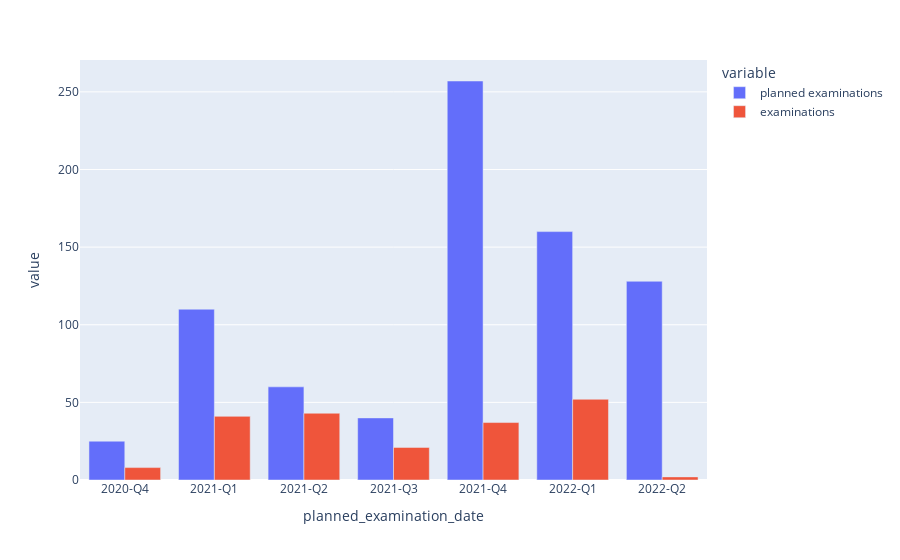

Write notebook code for a chart like this one.
### Code cell
f4 = px.bar(df_frequency, barmode='group')
f4.show()

### Figure 1 — Plotly figure (JSON) as saved in the notebook; plotly's stock layout.template omitted (floating-point values rounded to 4 significant figures)
{"data": [{"alignmentgroup": "True", "hovertemplate": "variable=planned examinations<br>planned_examination_date=%{x}<br>value=%{y}<extra></extra>", "legendgroup": "planned examinations", "marker": {"color": "#636efa", "pattern": {"shape": ""}}, "name": "planned examinations", "offsetgroup": "planned examinations", "orientation": "v", "showlegend": true, "textposition": "auto", "type": "bar", "x": ["2020-Q4", "2021-Q1", "2021-Q2", "2021-Q3", "2021-Q4", "2022-Q1", "2022-Q2"], "xaxis": "x", "y": [25, 110, 60, 40, 257, 160, 128], "yaxis": "y"}, {"alignmentgroup": "True", "hovertemplate": "variable=examinations<br>planned_examination_date=%{x}<br>value=%{y}<extra></extra>", "legendgroup": "examinations", "marker": {"color": "#EF553B", "pattern": {"shape": ""}}, "name": "examinations", "offsetgroup": "examinations", "orientation": "v", "showlegend": true, "textposition": "auto", "type": "bar", "x": ["2020-Q4", "2021-Q1", "2021-Q2", "2021-Q3", "2021-Q4", "2022-Q1", "2022-Q2"], "xaxis": "x", "y": [8, 41, 43, 21, 37, 52, 2], "yaxis": "y"}], "layout": {"barmode": "group", "legend": {"title": {"text": "variable"}, "tracegroupgap": 0}, "margin": {"t": 60}, "xaxis": {"anchor": "y", "domain": [0, 1], "title": {"text": "planned_examination_date"}}, "yaxis": {"anchor": "x", "domain": [0, 1], "title": {"text": "value"}}}}
